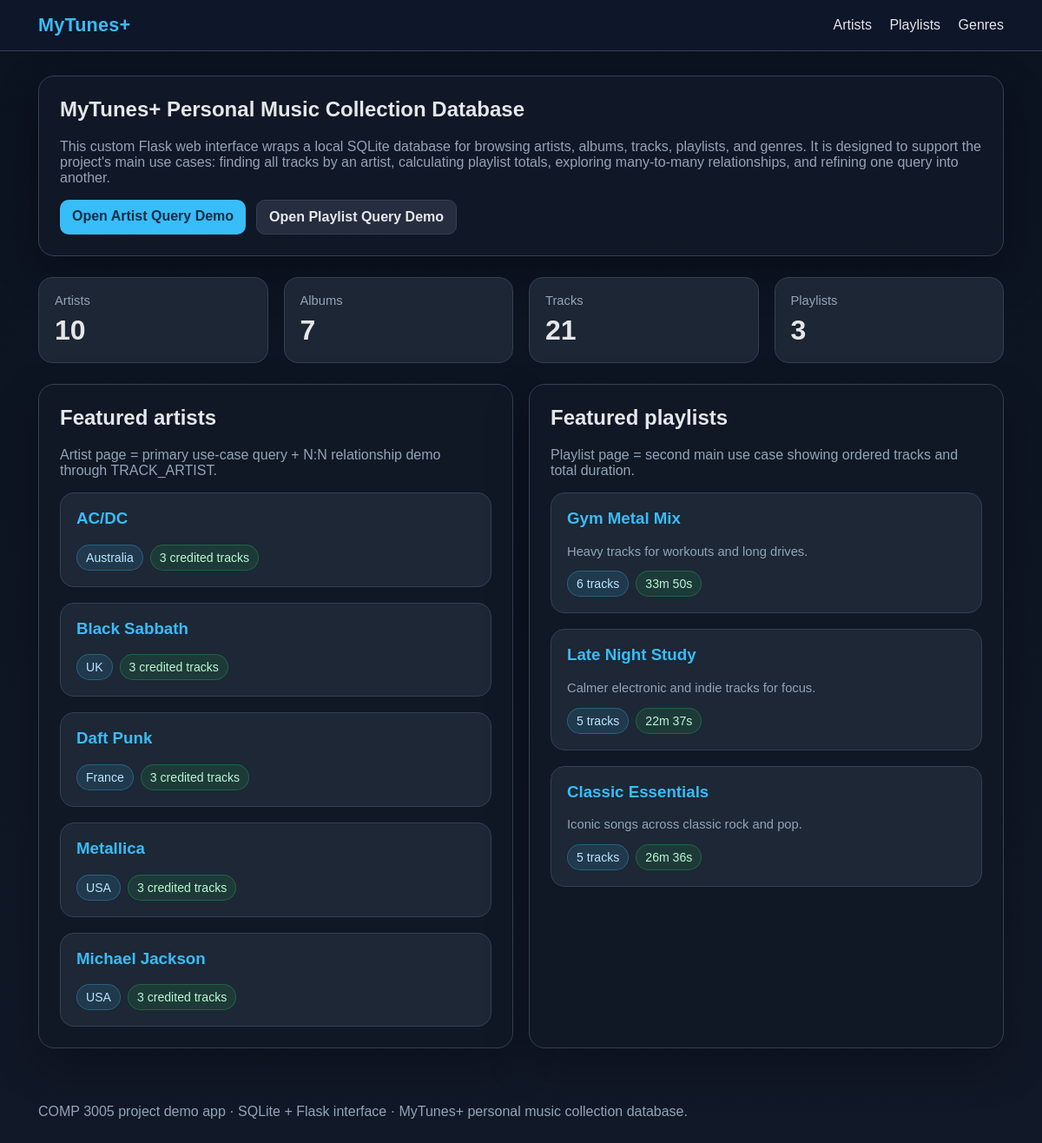
The page / on the database its author committed.
### tables this page shows
CREATE TABLE ARTIST (
            artist_id INTEGER PRIMARY KEY,
            name TEXT NOT NULL,
            country TEXT,
            start_year INTEGER
        );

CREATE TABLE PLAYLIST (
            playlist_id INTEGER PRIMARY KEY,
            name TEXT NOT NULL,
            created_at TEXT NOT NULL,
            description TEXT,
            user_id INTEGER NOT NULL,
            FOREIGN KEY (user_id) REFERENCES USER(user_id)
        );

### app.py (the view)
@app.route('/')
def index():
    conn = get_db_connection()
    stats = {
        'artists': conn.execute('SELECT COUNT(*) AS count FROM ARTIST').fetchone()['count'],
        'albums': conn.execute('SELECT COUNT(*) AS count FROM ALBUM').fetchone()['count'],
        'tracks': conn.execute('SELECT COUNT(*) AS count FROM TRACK').fetchone()['count'],
        'playlists': conn.execute('SELECT COUNT(*) AS count FROM PLAYLIST').fetchone()['count'],
    }
    featured_artists = conn.execute(
        '''
        SELECT a.artist_id, a.name, a.country, COUNT(ta.track_id) AS credited_tracks
        FROM ARTIST a
        LEFT JOIN TRACK_ARTIST ta
            ON a.artist_id = ta.artist_id AND ta.role = 'primary'
        GROUP BY a.artist_id, a.name, a.country
        ORDER BY credited_tracks DESC, a.name ASC
        LIMIT 5;
        '''
    ).fetchall()
    featured_playlists = conn.execute(
        '''
        SELECT p.playlist_id, p.name, p.description,
               COUNT(pt.track_id) AS track_count,
               COALESCE(SUM(t.duration_sec), 0) AS total_duration
        FROM PLAYLIST p
        LEFT JOIN PLAYLIST_TRACK pt ON p.playlist_id = pt.playlist_id
        LEFT JOIN TRACK t ON pt.track_id = t.track_id
        GROUP BY p.playlist_id, p.name, p.description
        ORDER BY p.playlist_id;
        '''
    ).fetchall()
    conn.close()
    return render_template('index.html', stats=stats, featured_artists=featured_artists, featured_playlists=featured_playlists)

### app.py (called while the page is built)
def get_db_connection():
    conn = sqlite3.connect(DB_PATH)
    conn.row_factory = sqlite3.Row
    conn.execute('PRAGMA foreign_keys = ON;')
    return conn

def format_duration(total_seconds: int) -> str:
    hours = total_seconds // 3600
    minutes = (total_seconds % 3600) // 60
    seconds = total_seconds % 60
    if hours:
        return f"{hours}h {minutes}m {seconds}s"
    return f"{minutes}m {seconds}s"

@app.context_processor
def inject_helpers():
    return {'format_duration': format_duration}

### templates/index.html (shortened to what this page needs)
{% extends 'base.html' %}
{% block content %}
<section class="hero">
  <h1>MyTunes+ Personal Music Collection Database</h1>
  <p>
    This custom Flask web interface wraps a local SQLite database for browsing artists, albums, tracks,
    playlists, and genres. It is designed to support the project's main use cases: finding all tracks by an artist,
    calculating playlist totals, exploring many-to-many relationships, and refining one query into another.
  </p>
  <div class="actions">
    <a class="button" href="{{ url_for('artists') }}">Open Artist Query Demo</a>
    <a class="button secondary" href="{{ url_for('playlists') }}">Open Playlist Query Demo</a>
  </div>
</section>
<section class="grid grid-4">
  <div class="stat"><div class="label">Artists</div><div class="value">{{ stats.artists }}</div></div>
  <div class="stat"><div class="label">Albums</div><div class="value">{{ stats.albums }}</div></div>
  <div class="stat"><div class="label">Tracks</div><div class="value">{{ stats.tracks }}</div></div>
  <div class="stat"><div class="label">Playlists</div><div class="value">{{ stats.playlists }}</div></div>
</section>
<section class="grid grid-2 section-spacer">
  <div class="panel">
    <h2>Featured artists</h2>
    <p class="subtle">Artist page = primary use-case query + N:N relationship demo through TRACK_ARTIST.</p>
    <div class="grid">
      {% for artist in featured_artists %}
      <div class="card">
        <h3><a href="{{ url_for('artist_detail', artist_id=artist.artist_id) }}">{{ artist.name }}</a></h3>
        <div class="meta-row">
          <span class="badge">{{ artist.country or 'Unknown country' }}</span>
          <span class="badge green">{{ artist.credited_tracks }} credited tracks</span>
        </div>
      </div>
      {% endfor %}
    </div>
  </div>
  <div class="panel">
    <h2>Featured playlists</h2>
    <p class="subtle">Playlist page = second main use case showing ordered tracks and total duration.</p>
    <div class="grid">
      {% for playlist in featured_playlists %}
      <div class="card">
        <h3><a href="{{ url_for('playlist_detail', playlist_id=playlist.playlist_id) }}">{{ playlist.name }}</a></h3>
        <p class="small">{{ playlist.description }}</p>
        <div class="meta-row">
          <span class="badge">{{ playlist.track_count }} tracks</span>
          <span class="badge green">{{ format_duration(playlist.total_duration) }}</span>
        </div>
      </div>
      {% endfor %}
    </div>
  </div>
</section>
{% endblock %}

### templates/base.html (shortened to what this page needs)
<!DOCTYPE html>
<html lang="en">
<head>
  <link rel="stylesheet" href="{{ url_for('static', filename='style.css') }}">
</head>
<body>
  <header>
    <div class="nav-wrap">
      <div class="brand"><a href="{{ url_for('index') }}">MyTunes+</a></div>
      <nav>
        <a href="{{ url_for('artists') }}">Artists</a>
        <a href="{{ url_for('playlists') }}">Playlists</a>
        <a href="{{ url_for('genres') }}">Genres</a>
      </nav>
    </div>
  </header>
  <main>
    {% block content %}{% endblock %}
  </main>
  <footer>
    <p>COMP 3005 project demo app · SQLite + Flask interface · MyTunes+ personal music collection database.</p>
  </footer>
</body>
</html>

### static/style.css (style rules this page uses)
:root { --bg: #0f172a; --panel: #111827; --panel-2: #1f2937; --soft: #334155; --text: #e5e7eb; --muted: #94a3b8; --accent: #38bdf8; --accent-2: #22c55e; --border: #334155; }
* { box-sizing: border-box; }
body { margin: 0; font-family: Arial, Helvetica, sans-serif; background: linear-gradient(180deg, #0b1220 0%, #111827 100%); color: var(--text); }
a { color: var(--accent); text-decoration: none; }
header { background: rgba(15, 23, 42, 0.96); border-bottom: 1px solid var(--border); position: sticky; top: 0; backdrop-filter: blur(8px); }
.nav-wrap { max-width: 1160px; margin: 0 auto; padding: 16px 24px; display: flex; justify-content: space-between; align-items: center; gap: 16px; }
.brand { font-size: 1.35rem; font-weight: 700; letter-spacing: 0.2px; }
nav a { margin-left: 16px; color: var(--text); }
main { max-width: 1160px; margin: 0 auto; padding: 28px 24px 48px; }
.hero, .panel { background: rgba(17, 24, 39, 0.92); border: 1px solid var(--border); border-radius: 18px; padding: 24px; box-shadow: 0 20px 50px rgba(0,0,0,0.25); }
.hero { margin-bottom: 24px; }
.hero h1, h2, h3 { margin-top: 0; }
.hero p, .subtle { color: var(--muted); }
.grid { display: grid; gap: 18px; }
.grid-2 { grid-template-columns: repeat(2, minmax(0, 1fr)); }
.grid-4 { grid-template-columns: repeat(4, minmax(0, 1fr)); }
.stat { background: rgba(31, 41, 55, 0.9); border: 1px solid var(--border); border-radius: 16px; padding: 18px; }
.stat .label { color: var(--muted); font-size: 0.92rem; }
.stat .value { font-size: 2rem; font-weight: 700; margin-top: 8px; }
.card { background: rgba(31, 41, 55, 0.92); border: 1px solid var(--border); border-radius: 16px; padding: 18px; }
.badges, .meta-row { display: flex; gap: 8px; flex-wrap: wrap; }
.badge { display: inline-block; padding: 6px 10px; border-radius: 999px; background: rgba(56, 189, 248, 0.12); color: #bae6fd; border: 1px solid rgba(56, 189, 248, 0.3); font-size: 0.88rem; }
.badge.green { background: rgba(34, 197, 94, 0.12); color: #bbf7d0; border-color: rgba(34, 197, 94, 0.3); }
.small { font-size: 0.92rem; color: var(--muted); }
footer { max-width: 1160px; margin: 0 auto; padding: 0 24px 32px; color: var(--muted); }
.actions { margin-top: 16px; display: flex; gap: 12px; flex-wrap: wrap; }
.button { display: inline-block; background: var(--accent); color: #082f49; font-weight: 700; padding: 10px 14px; border-radius: 10px; }
.button.secondary { background: rgba(148, 163, 184, 0.16); color: var(--text); border: 1px solid var(--border); }
.section-spacer { margin-top: 24px; }

### rows shown on the page
ARTIST: name "AC/DC", country "Australia", credited_tracks "3"
ARTIST: name "Black Sabbath", country "UK", credited_tracks "3"
ARTIST: name "Daft Punk", country "France", credited_tracks "3"
ARTIST: name "Metallica", country "USA", credited_tracks "3"
ARTIST: name "Michael Jackson", country "USA", credited_tracks "3"
PLAYLIST: name "Gym Metal Mix", description "Heavy tracks for workouts and long drives.", track_count "6", total_duration "33m 50s"
PLAYLIST: name "Late Night Study", description "Calmer electronic and indie tracks for focus.", track_count "5", total_duration "22m 37s"
PLAYLIST: name "Classic Essentials", description "Iconic songs across classic rock and pop.", track_count "5", total_duration "26m 36s"

### other values the page prints
{{ stats.artists }} "10"
{{ stats.albums }} "7"
{{ stats.tracks }} "21"
{{ stats.playlists }} "3"
